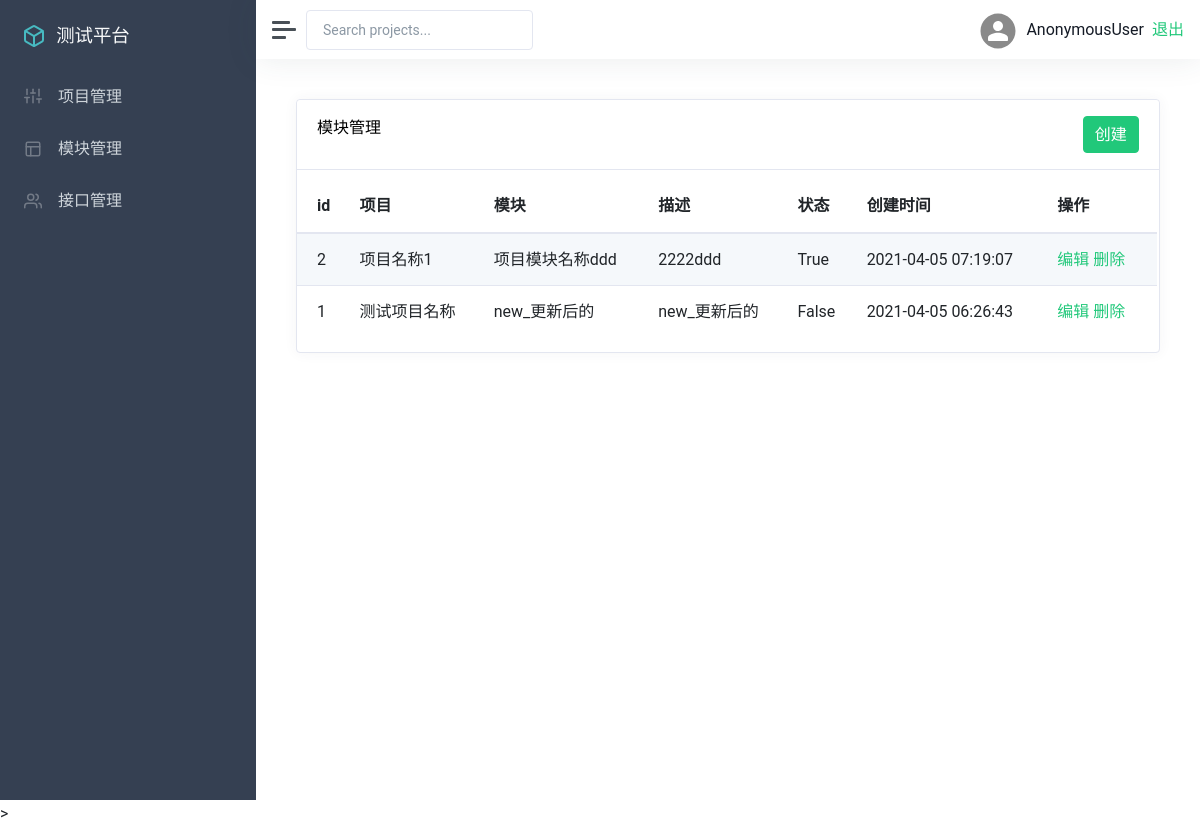
The app's page /manage/module_list/, older data.
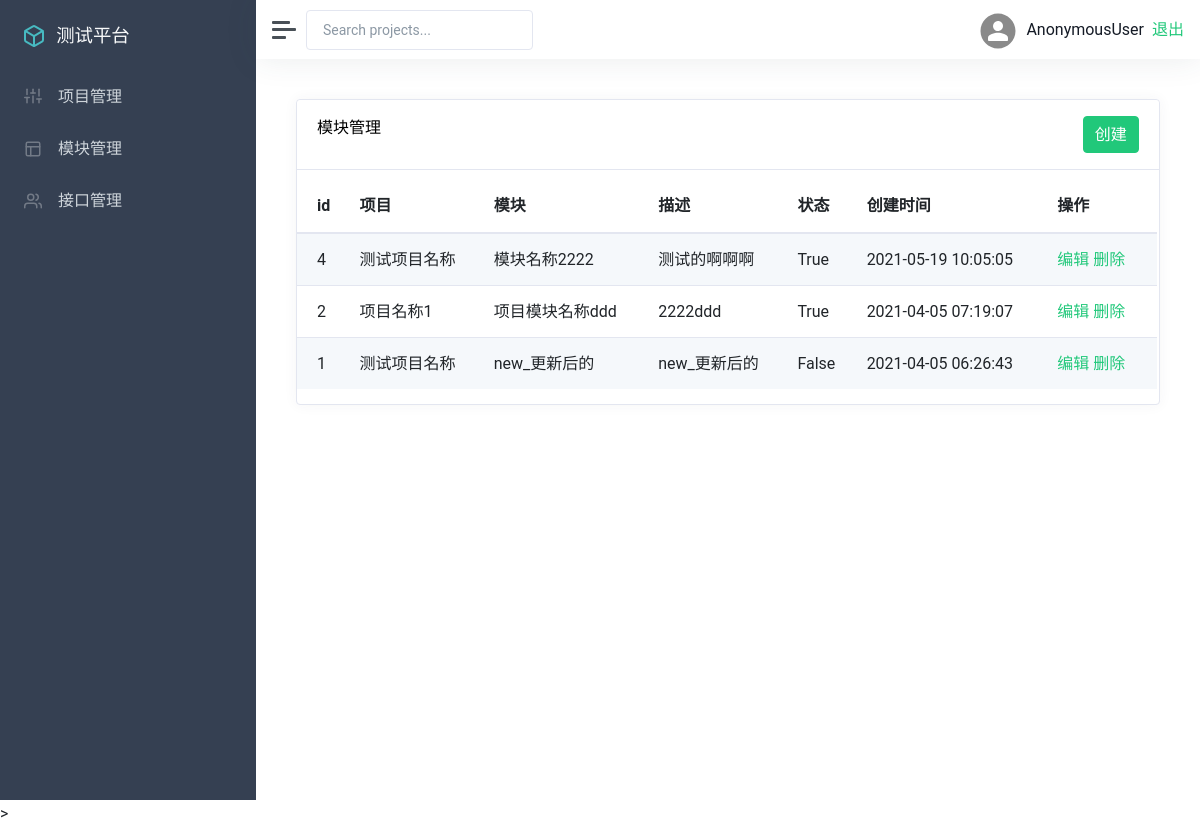
The same page, newer data.
### app_manage/models.py (models this page shows, shortened)
class Module(models.Model):
    project = models.ForeignKey(Project, on_delete=models.CASCADE)
    name = models.CharField('模块名称', max_length=100)
    describe = models.TextField('描述')
    status = models.BooleanField('状态', default=True)
    create_time = models.DateTimeField('创建时间', auto_now_add=True)
    update_time = models.DateTimeField('更新时间', auto_now=True)
    class Meta:
        ordering = ('-create_time',)

class Project(models.Model):
    name = models.CharField('项目名称', max_length=100)
    describe = models.TextField('描述')
    status = models.BooleanField('状态', default=True)
    create_time = models.DateTimeField('创建时间', auto_now_add=True)
    update_time = models.DateTimeField('更新时间', auto_now=True)
    def __str__(self):
        return self.name
    class Meta:
        ordering = ('-create_time',)

### app_manage/views/module_views.py (the view)
# urls.py: path('list/', views.list, name='list_apicase'),
def list(request):
    moduleList = Module.objects.all()
    return render(request, 'module/list.html/', {
        'moduleList': moduleList
    })

### templates/module/list.html (shortened to what this page needs)
{% extends 'manage.html' %}
{% block manage %}
<div class="card flex-fill">
    <div class="card-header">
        <h5 class="card-title mb-0" style="float:left">模块管理</h5>
        <a href="{% url 'add_module' %}"><button type="button" class="btn btn-primary" style="float:right">创建</button></a>
    </div>
    <div id="datatables-dashboard-traffic_wrapper" class="dataTables_wrapper dt-bootstrap4 no-footer">
        <div class="row">
            <div class="col-sm-12">
                <table id="datatables-dashboard-traffic" class="table table-striped my-0 dataTable no-footer"
                    role="grid" aria-describedby="datatables-dashboard-traffic_info">
                    <thead>
                        <tr role="row">
                            <th>id</th>
                            <th>项目</th>
                            <th>模块</th>
                            <th>描述</th>
                            <th>状态</th>
                            <th>创建时间</th>
                            <th>操作</th>
                        </tr>
                    </thead>
                    <tbody>
                    {% if moduleList %}
                        {% for m in moduleList %}
                        <tr role="row" class="odd">
                            <td>{{ m.id }}</td>
                            <td>{{ m.project }}</td>
                            <td>{{ m.name }}</td>
                            <td>{{ m.describe }}</td>
                            <td>{{ m.status }}</td>
                            <td>{{ m.create_time |date:"Y-m-d H:i:s"}}</td>
                            <td>
                                <a href="{% url 'edit_module' m.id %}">编辑</a>
                                <a href="{% url 'delete_module' m.id %}" id="delete-project-id">删除</a>
                            </td>
                        </tr>
                        {% endfor %}
                     {% else %}
                        <tr align="center">
                            <th colspan="6" >暂无数据</th>
                        </tr>
                    {% endif %}
                    </tbody>
                </table>
            </div>
        </div>
    </div>
</div>
{% endblock %}

Row changes from the older to the newer data that the page shows:
added Module: id "4", project "测试项目名称", name "模块名称2222", describe "测试的啊啊啊", status "True", create_time "2021-05-19 10:05:05"
